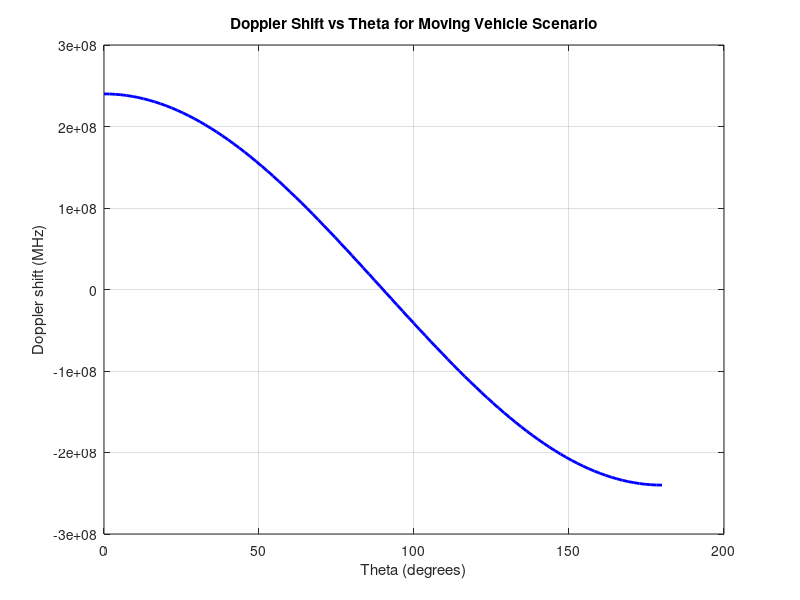

MATLAB code to generate this figure:
clc;
clear all;
close all;
% Parameters
frequency = 2.4e9; % Frequency of the transmitted signal (Hz)
speed_of_light = 3e8; % Speed of light (m/s)
velocity_vehicle = 30; % Velocity of the vehicle (m/s)
distance = 1000; % Distance between transmitter and receiver (m)
wavelength = speed_of_light / frequency; % Wavelength of the signal (m)

% Define range of theta (angle between direction of motion and direction of wave propagation) in radians
theta_range_rad = linspace(0, pi, 100); % Varying theta from 0 to pi radians

% Convert theta from radians to degrees
theta_range_deg = rad2deg(theta_range_rad);

% Initialize array to store Doppler shift
doppler_shift = zeros(size(theta_range_rad));

% Calculate Doppler shift for each theta
for i = 1:length(theta_range_rad)
    % Calculate Doppler shift
    doppler_shift(i) = (velocity_vehicle / wavelength) * cos(theta_range_rad(i));
end

% Convert Doppler shift to MHz
doppler_shift_mhz = doppler_shift * 1e6; % Convert Hz to MHz

% Plot Doppler shift against theta
figure;
plot(theta_range_deg, doppler_shift_mhz, 'b', 'LineWidth', 2);
xlabel('Theta (degrees)');
ylabel('Doppler shift (MHz)');
title('Doppler Shift vs Theta for Moving Vehicle Scenario');
grid on;
